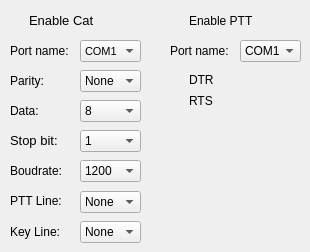
     <widget class="QWidget" name="page_3">
      <property name="font">
       <font>
        <pointsize>11</pointsize>
       </font>
      </property>
      <widget class="QCheckBox" name="chbCatEnable">
       <property name="geometry">
        <rect>
         <x>10</x>
         <y>10</y>
         <width>91</width>
         <height>21</height>
        </rect>
       </property>
       <property name="font">
        <font>
         <pointsize>10</pointsize>
        </font>
       </property>
       <property name="styleSheet">
        <string notr="true">background-color: rgba(255, 255, 255, 0);</string>
       </property>
       <property name="text">
        <string>Enable Cat</string>
       </property>
      </widget>
      <widget class="QComboBox" name="cbCatPortName">
       <property name="geometry">
        <rect>
         <x>80</x>
         <y>40</y>
         <width>61</width>
         <height>22</height>
        </rect>
       </property>
       <property name="font">
        <font>
         <pointsize>8</pointsize>
        </font>
       </property>
       <property name="styleSheet">
        <string notr="true"/>
       </property>
       <item>
        <property name="text">
         <string>COM1</string>
        </property>
       </item>
       <item>
        <property name="text">
         <string>COM2</string>
        </property>
       </item>
       <item>
        <property name="text">
         <string>COM3</string>
        </property>
       </item>
       <item>
        <property name="text">
         <string>COM4</string>
        </property>
       </item>
       <item>
        <property name="text">
         <string>COM5</string>
        </property>
       </item>
       <item>
        <property name="text">
         <string>COM6</string>
        </property>
       </item>
       <item>
        <property name="text">
         <string>COM7</string>
        </property>
       </item>
       <item>
        <property name="text">
         <string>COM8</string>
        </property>
       </item>
       <item>
        <property name="text">
         <string>COM9</string>
        </property>
       </item>
       <item>
        <property name="text">
         <string>COM10</string>
        </property>
       </item>
       <item>
        <property name="text">
         <string>COM11</string>
        </property>
       </item>
       <item>
        <property name="text">
         <string>COM12</string>
        </property>
       </item>
       <item>
        <property name="text">
         <string>COM13</string>
        </property>
       </item>
       <item>
        <property name="text">
         <string>COM14</string>
        </property>
       </item>
       <item>
        <property name="text">
         <string>COM15</string>
        </property>
       </item>
       <item>
        <property name="text">
         <string>COM16</string>
        </property>
       </item>
       <item>
        <property name="text">
         <string>COM17</string>
        </property>
       </item>
       <item>
        <property name="text">
         <string>COM18</string>
        </property>
       </item>
      </widget>
      <widget class="QComboBox" name="cbCatParity">
       <property name="geometry">
        <rect>
         <x>80</x>
         <y>70</y>
         <width>61</width>
         <height>22</height>
        </rect>
       </property>
       <property name="font">
        <font>
         <pointsize>9</pointsize>
        </font>
       </property>
       <item>
        <property name="text">
         <string>None</string>
        </property>
       </item>
       <item>
        <property name="text">
         <string>Odd</string>
        </property>
       </item>
       <item>
        <property name="text">
         <string>Even</string>
        </property>
       </item>
       <item>
        <property name="text">
         <string>Mark</string>
        </property>
       </item>
       <item>
        <property name="text">
         <string>Space</string>
        </property>
       </item>
      </widget>
      <widget class="QComboBox" name="cbCatData">
       <property name="geometry">
        <rect>
         <x>80</x>
         <y>100</y>
         <width>61</width>
         <height>22</height>
        </rect>
       </property>
       <property name="font">
        <font>
         <pointsize>9</pointsize>
        </font>
       </property>
       <property name="currentIndex">
        <number>3</number>
       </property>
       <item>
        <property name="text">
         <string>5</string>
        </property>
       </item>
       <item>
        <property name="text">
         <string>6</string>
        </property>
       </item>
       <item>
        <property name="text">
         <string>7</string>
        </property>
       </item>
       <item>
        <property name="text">
         <string>8</string>
        </property>
       </item>
      </widget>
      <widget class="QComboBox" name="cbCatStopBits">
       <property name="geometry">
        <rect>
         <x>80</x>
         <y>130</y>
         <width>61</width>
         <height>22</height>
        </rect>
       </property>
       <property name="font">
        <font>
         <pointsize>9</pointsize>
        </font>
       </property>
       <item>
        <property name="text">
         <string>1</string>
        </property>
       </item>
       <item>
        <property name="text">
         <string>1.5</string>
        </property>
       </item>
       <item>
        <property name="text">
         <string>2</string>
        </property>
       </item>
      </widget>
      <widget class="QLabel" name="label_50">
       <property name="geometry">
        <rect>
         <x>10</x>
         <y>40</y>
         <width>61</width>
         <height>21</height>
        </rect>
       </property>
       <property name="font">
        <font>
         <pointsize>9</pointsize>
        </font>
       </property>
       <property name="styleSheet">
        <string notr="true">background-color: rgba(255, 255, 255, 0);</string>
       </property>
       <property name="text">
        <string>Port name:</string>
       </property>
      </widget>
      <widget class="QLabel" name="label_52">
       <property name="geometry">
        <rect>
         <x>10</x>
         <y>70</y>
         <width>61</width>
         <height>21</height>
        </rect>
       </property>
       <property name="font">
        <font>
         <pointsize>9</pointsize>
        </font>
       </property>
       <property name="styleSheet">
        <string notr="true">background-color: rgba(255, 255, 255, 0);</string>
       </property>
       <property name="text">
        <string>Parity:</string>
       </property>
      </widget>
      <widget class="QLabel" name="label_53">
       <property name="geometry">
        <rect>
         <x>10</x>
         <y>100</y>
         <width>61</width>
         <height>21</height>
        </rect>
       </property>
       <property name="font">
        <font>
         <pointsize>9</pointsize>
        </font>
       </property>
       <property name="styleSheet">
        <string notr="true">background-color: rgba(255, 255, 255, 0);</string>
       </property>
       <property name="text">
        <string>Data:</string>
       </property>
      </widget>
      <widget class="QLabel" name="label_54">
       <property name="geometry">
        <rect>
         <x>10</x>
         <y>130</y>
         <width>61</width>
         <height>21</height>
        </rect>
       </property>
       <property name="font">
        <font>
         <pointsize>10</pointsize>
        </font>
       </property>
       <property name="styleSheet">
        <string notr="true">background-color: rgba(255, 255, 255, 0);</string>
       </property>
       <property name="text">
        <string>Stop bit:</string>
       </property>
      </widget>
      <widget class="QComboBox" name="cbBaudRate">
       <property name="geometry">
        <rect>
         <x>80</x>
         <y>160</y>
         <width>61</width>
         <height>22</height>
        </rect>
       </property>
       <property name="font">
        <font>
         <pointsize>9</pointsize>
        </font>
       </property>
       <item>
        <property name="text">
         <string>1200</string>
        </property>
       </item>
       <item>
        <property name="text">
         <string>2400</string>
        </property>
       </item>
       <item>
        <property name="text">
         <string>4800</string>
        </property>
       </item>
       <item>
        <property name="text">
         <string>9600</string>
        </property>
       </item>
       <item>
        <property name="text">
         <string>19200</string>
        </property>
       </item>
       <item>
        <property name="text">
         <string>56000</string>
        </property>
       </item>
       <item>
        <property name="text">
         <string>57600</string>
        </property>
       </item>
       <item>
        <property name="text">
         <string>115200</string>
        </property>
       </item>
       <item>
        <property name="text">
         <string>250000</string>
        </property>
       </item>
      </widget>
      <widget class="QLabel" name="label_63">
       <property name="geometry">
        <rect>
         <x>10</x>
         <y>160</y>
         <width>61</width>
         <height>21</height>
        </rect>
       </property>
       <property name="font">
        <font>
         <pointsize>9</pointsize>
        </font>
       </property>
       <property name="styleSheet">
        <string notr="true">background-color: rgba(255, 255, 255, 0);</string>
       </property>
       <property name="text">
        <string>Boudrate:</string>
       </property>
      </widget>
      <widget class="QCheckBox" name="chbPttEnable">
       <property name="geometry">
        <rect>
         <x>170</x>
         <y>10</y>
         <width>91</width>
         <height>21</height>
        </rect>
       </property>
       <property name="font">
        <font>
         <pointsize>9</pointsize>
        </font>
       </property>
       <property name="styleSheet">
        <string notr="true">background-color: rgba(255, 255, 255, 0);</string>
       </property>
       <property name="text">
        <string>Enable PTT</string>
       </property>
      </widget>
      <widget class="QComboBox" name="cbPttPortName">
       <property name="geometry">
        <rect>
         <x>240</x>
         <y>40</y>
         <width>61</width>
         <height>22</height>
        </rect>
       </property>
       <property name="font">
        <font>
         <pointsize>9</pointsize>
        </font>
       </property>
       <property name="styleSheet">
        <string notr="true"/>
       </property>
       <item>
        <property name="text">
         <string>COM1</string>
        </property>
       </item>
       <item>
        <property name="text">
         <string>COM2</string>
        </property>
       </item>
       <item>
        <property name="text">
         <string>COM3</string>
        </property>
       </item>
       <item>
        <property name="text">
         <string>COM4</string>
        </property>
       </item>
       <item>
        <property name="text">
         <string>COM5</string>
        </property>
       </item>
       <item>
        <property name="text">
         <string>COM6</string>
        </property>
       </item>
       <item>
        <property name="text">
         <string>COM7</string>
        </property>
       </item>
       <item>
        <property name="text">
         <string>COM8</string>
        </property>
       </item>
       <item>
        <property name="text">
         <string>COM9</string>
        </property>
       </item>
       <item>
        <property name="text">
         <string>COM10</string>
        </property>
       </item>
       <item>
        <property name="text">
         <string>COM11</string>
        </property>
       </item>
       <item>
        <property name="text">
         <string>COM12</string>
        </property>
       </item>
       <item>
        <property name="text">
         <string>COM13</string>
        </property>
       </item>
       <item>
        <property name="text">
         <string>COM14</string>
        </property>
       </item>
       <item>
        <property name="text">
         <string>COM15</string>
        </property>
       </item>
       <item>
        <property name="text">
         <string>COM16</string>
        </property>
       </item>
       <item>
        <property name="text">
         <string>COM17</string>
        </property>
       </item>
       <item>
        <property name="text">
         <string>COM18</string>
        </property>
       </item>
      </widget>
      <widget class="QLabel" name="label_56">
       <property name="geometry">
        <rect>
         <x>170</x>
         <y>40</y>
         <width>61</width>
         <height>21</height>
        </rect>
       </property>
       <property name="font">
        <font>
         <pointsize>9</pointsize>
        </font>
       </property>
       <property name="styleSheet">
        <string notr="true">background-color: rgba(255, 255, 255, 0);</string>
       </property>
       <property name="text">
        <string>Port name:</string>
       </property>
      </widget>
      <widget class="QCheckBox" name="chbPttDtr">
       <property name="geometry">
        <rect>
         <x>170</x>
         <y>69</y>
         <width>91</width>
         <height>21</height>
        </rect>
       </property>
       <property name="font">
        <font>
         <pointsize>9</pointsize>
        </font>
       </property>
       <property name="styleSheet">
        <string notr="true">background-color: rgba(255, 255, 255, 0);</string>
       </property>
       <property name="text">
        <string>DTR</string>
       </property>
      </widget>
      <widget class="QCheckBox" name="chbPttRts">
       <property name="geometry">
        <rect>
         <x>170</x>
         <y>90</y>
         <width>91</width>
         <height>21</height>
        </rect>
       </property>
       <property name="font">
        <font>
         <pointsize>9</pointsize>
        </font>
       </property>
       <property name="styleSheet">
        <string notr="true">background-color: rgba(255, 255, 255, 0);</string>
       </property>
       <property name="text">
        <string>RTS</string>
       </property>
      </widget>
      <widget class="QComboBox" name="cbCatPttLine">
       <property name="geometry">
        <rect>
         <x>80</x>
         <y>191</y>
         <width>61</width>
         <height>22</height>
        </rect>
       </property>
       <property name="font">
        <font>
         <pointsize>9</pointsize>
        </font>
       </property>
       <property name="currentIndex">
        <number>0</number>
       </property>
       <item>
        <property name="text">
         <string>None</string>
        </property>
       </item>
       <item>
        <property name="text">
         <string>DTR</string>
        </property>
       </item>
       <item>
        <property name="text">
         <string>RTS</string>
        </property>
       </item>
      </widget>
      <widget class="QComboBox" name="cbCatKeyLine">
       <property name="geometry">
        <rect>
         <x>80</x>
         <y>221</y>
         <width>61</width>
         <height>22</height>
        </rect>
       </property>
       <property name="font">
        <font>
         <pointsize>9</pointsize>
        </font>
       </property>
       <item>
        <property name="text">
         <string>None</string>
        </property>
       </item>
       <item>
        <property name="text">
         <string>DTR</string>
        </property>
       </item>
       <item>
        <property name="text">
         <string>RTS</string>
        </property>
       </item>
      </widget>
      <widget class="QLabel" name="label_89">
       <property name="geometry">
        <rect>
         <x>10</x>
         <y>221</y>
         <width>61</width>
         <height>21</height>
        </rect>
       </property>
       <property name="font">
        <font>
         <pointsize>9</pointsize>
        </font>
       </property>
       <property name="styleSheet">
        <string notr="true">background-color: rgba(255, 255, 255, 0);</string>
       </property>
       <property name="text">
        <string>Key Line:</string>
       </property>
      </widget>
      <widget class="QLabel" name="label_90">
       <property name="geometry">
        <rect>
         <x>10</x>
         <y>190</y>
         <width>61</width>
         <height>21</height>
        </rect>
       </property>
       <property name="font">
        <font>
         <pointsize>9</pointsize>
        </font>
       </property>
       <property name="styleSheet">
        <string notr="true">background-color: rgba(255, 255, 255, 0);</string>
       </property>
       <property name="text">
        <string>PTT Line:</string>
       </property>
      </widget>
     </widget>
